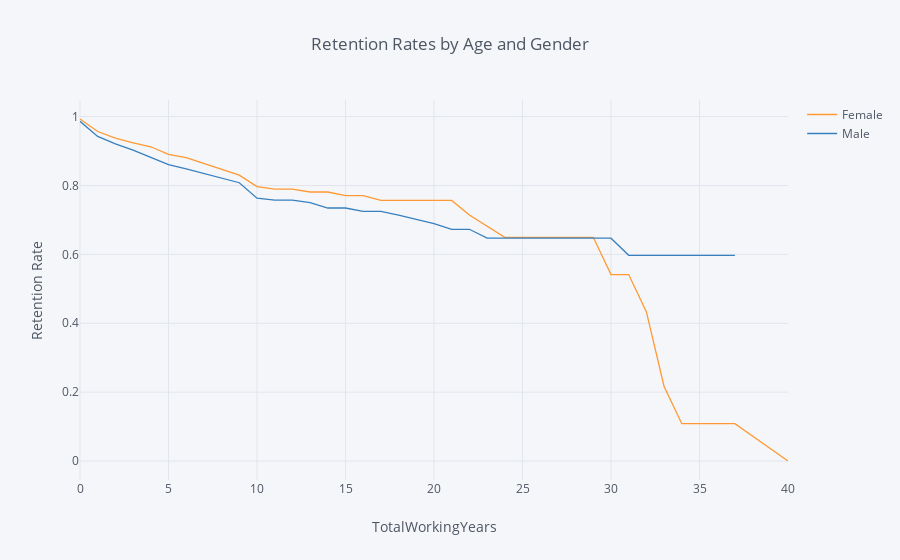

Source (notebook cell):
### Markdown cell above
## 2. Compare the plot above with one that plots employee retention rates by gender over the number of years the employee has been working for the company.

### Code cell
retention2=survival(data,'Gender','YearsAtCompany','Attrition')

retention2.iplot(kind='line', xTitle='TotalWorkingYears', yTitle='Retention Rate',
            title='Retention Rates by Age and Gender')

### Figure 1 — Plotly figure (JSON) as saved in the notebook; plotly's stock layout.template omitted (floating-point values rounded to 4 significant figures)
{"data": [{"line": {"color": "rgba(255, 153, 51, 1.0)", "dash": "solid", "shape": "linear", "width": 1.3}, "mode": "lines", "name": "Female", "text": "", "type": "scatter", "uid": "c6672f2d-28f8-48d2-ad54-12323a25b1ba", "x": [0, 1, 2, 3, 4, 5, 6, 7, 8, 9, 10, 11, 12, 13, 14, 15, 16, 17, 18, 19, 20, 21, 22, 23, 24, 25, 26, 27, 29, 30, 31, 32, 33, 34, 36, 37, 40], "y": [0.9932, 0.9568, 0.938, 0.9239, 0.9126, 0.8906, 0.8813, 0.8642, 0.8487, 0.8303, 0.7969, 0.7898, 0.7898, 0.7812, 0.7812, 0.7704, 0.7704, 0.7566, 0.7566, 0.7566, 0.7566, 0.7566, 0.7146, 0.6821, 0.6496, 0.6496, 0.6496, 0.6496, 0.6496, 0.5414, 0.5414, 0.4331, 0.2165, 0.1083, 0.1083, 0.1083, 0]}, {"line": {"color": "rgba(55, 128, 191, 1.0)", "dash": "solid", "shape": "linear", "width": 1.3}, "mode": "lines", "name": "Male", "text": "", "type": "scatter", "uid": "32323582-46b7-41c5-9c58-5a88309f302e", "x": [0, 1, 2, 3, 4, 5, 6, 7, 8, 9, 10, 11, 12, 13, 14, 15, 16, 17, 18, 19, 20, 21, 22, 23, 24, 25, 26, 27, 29, 30, 31, 32, 33, 34, 36, 37, 40], "y": [0.9864, 0.9425, 0.921, 0.9029, 0.8815, 0.861, 0.8483, 0.8342, 0.8206, 0.8081, 0.7634, 0.7577, 0.7577, 0.7506, 0.7347, 0.7347, 0.725, 0.725, 0.714, 0.7021, 0.6894, 0.6729, 0.6729, 0.6471, 0.6471, 0.6471, 0.6471, 0.6471, 0.6471, 0.6471, 0.5973, 0.5973, 0.5973, 0.5973, 0.5973, 0.5973, ""]}], "layout": {"legend": {"bgcolor": "#F5F6F9", "font": {"color": "#4D5663"}}, "paper_bgcolor": "#F5F6F9", "plot_bgcolor": "#F5F6F9", "title": {"font": {"color": "#4D5663"}, "text": "Retention Rates by Age and Gender"}, "xaxis": {"gridcolor": "#E1E5ED", "showgrid": true, "tickfont": {"color": "#4D5663"}, "title": {"font": {"color": "#4D5663"}, "text": "TotalWorkingYears"}, "zerolinecolor": "#E1E5ED"}, "yaxis": {"gridcolor": "#E1E5ED", "showgrid": true, "tickfont": {"color": "#4D5663"}, "title": {"font": {"color": "#4D5663"}, "text": "Retention Rate"}, "zerolinecolor": "#E1E5ED"}}}
